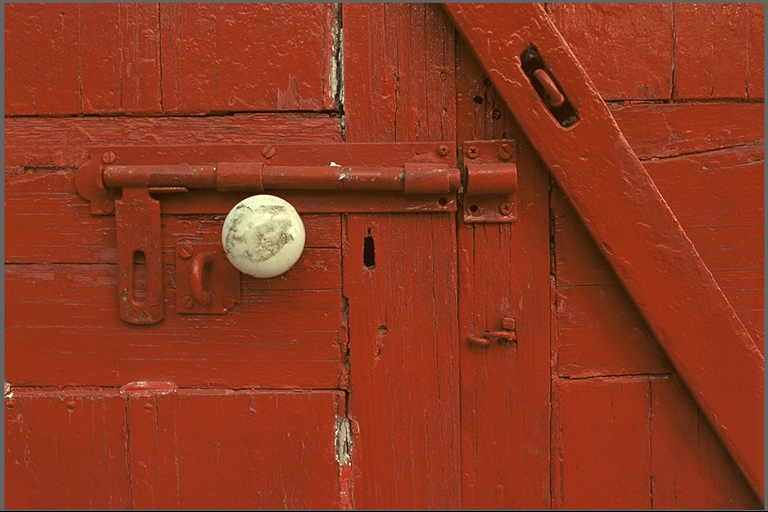
#> input picture HomeWork_05/kodim02.png, 768 x 512 px
$ jupyter execute hw_05.ipynb
#> lines starting #> are read from the running program, lines starting #| are printed output that depends on the picture; long printed decimals are rounded
[cell 1]
import cv2
import numpy as np
from matplotlib import pyplot as plt

plt.rcParams['figure.figsize'] = [15, 10]

[cell 2]
# Load image
img = cv2.imread('kodim02.png')
#> img is the input picture: shape (512, 768, 3); mean B, G, R 31.2, 56.4, 142.9
# Convert it to RGB
img = cv2.cvtColor(img, cv2.COLOR_BGR2RGB)
# Plot it
plt.imshow(img)
plt.title('Original Image')
plt.show()

[cell 3]
# Black, dark gray, light gray, white
colors = np.array([[0, 0, 0],
                   [64, 64, 64],
                   [192, 192, 192],
                   [255, 255, 255]])

[cell 4]
# Cast the image to float
img = img.astype(float)

# Prepare for quantization
rows, cols, channels = img.shape
#> rows = 512; cols = 768; channels = 3
quantized = np.zeros_like(img)

# Apply quantization
for r in range(rows):
    for c in range(cols):
        # Extract the original pixel value
        pixel = img[r, c]

        # Find the closest colour from the palette (using Euclidean distance)
        distances = np.linalg.norm(colors - pixel, axis=1)
        new_pixel = colors[np.argmin(distances)]

        # Apply quantization
        quantized[r, c, :] = new_pixel
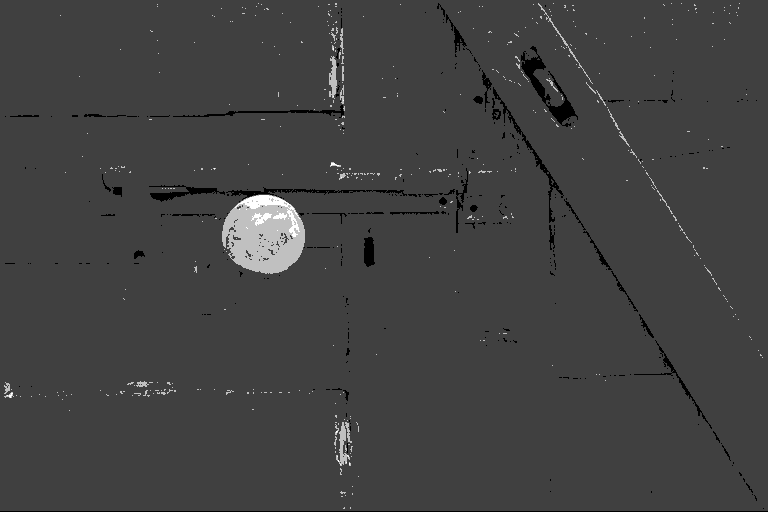
#> quantized: shape (512, 768, 3) float64; min 0, max 255, mean 65.3

[cell 5]
# Show quantized image (don't forget to cast back to uint8)
plt.imshow(quantized.astype(np.uint8))
plt.title('Quantized Image')
plt.show()

[cell 6]
# Compute average quantization error
quant_error = np.abs(img - quantized)
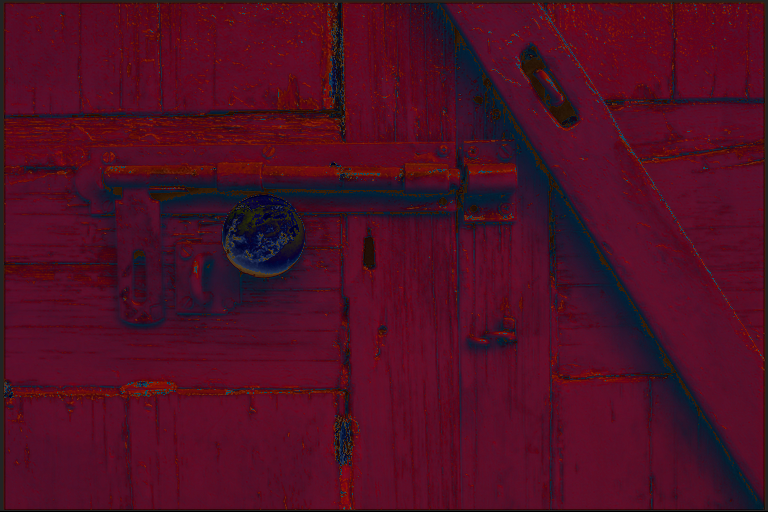
#> quant_error: shape (512, 768, 3) float64; mean R, G, B 77.9, 13.7, 35.6
avg_quant_error = np.mean(quant_error)
#> avg_quant_error = 42.39
print(f'Average Quantization Error: {avg_quant_error}')
#| Average Quantization Error: 42.388

[cell 7]
# Make a temporal copy of the original image, we will need it for error diffusion
img_tmp = np.copy(img)
dithering = np.zeros_like(img)

for r in range(rows-1):
    for c in range(1, cols-1):
        # Extract the original pixel value
        pixel = img_tmp[r, c]

        # Find the closest colour from the palette (using Euclidean distance)
        distances = np.linalg.norm(colors - pixel, axis=1)
        new_pixel = colors[np.argmin(distances)]

        # Compute quantization error
        quant_error = pixel - new_pixel

        # Apply dithering
        dithering[r, c, :] = new_pixel

        # Diffuse the quantization error according to the FS diffusion matrix
        img_tmp[r, c+1] += quant_error * 7/16
        img_tmp[r+1, c-1] += quant_error * 3/16
        img_tmp[r+1, c] += quant_error * 5/16
        img_tmp[r+1, c+1] += quant_error * 1/16
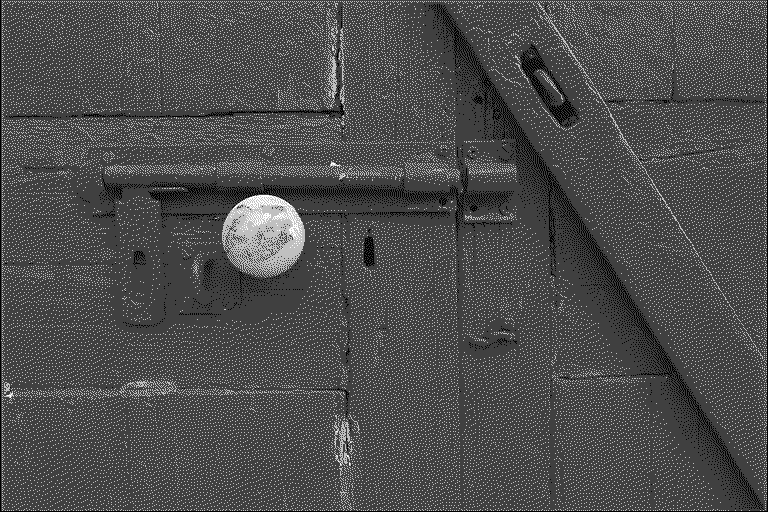
#> dithering: shape (512, 768, 3) float64; min 0, max 255, mean 76.5
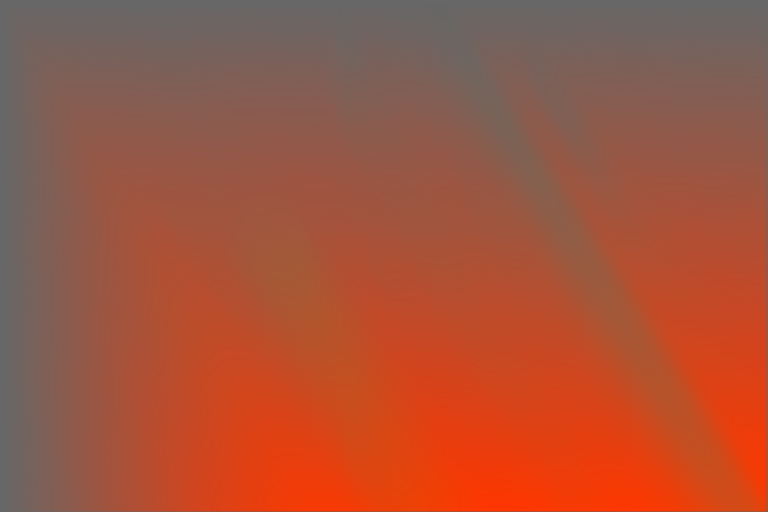
#> img_tmp: shape (512, 768, 3) float64; mean R, G, B 25607.5, -7665.5, -17648; drawn with min black and max white

[cell 8]
# Show quantized image (don't forget to cast back to uint8)
plt.subplot(121), plt.imshow(quantized.astype(np.uint8)), plt.title('Quantized Image')
plt.subplot(122), plt.imshow(dithering.astype(np.uint8)), plt.title('Dithered Image')
plt.show()
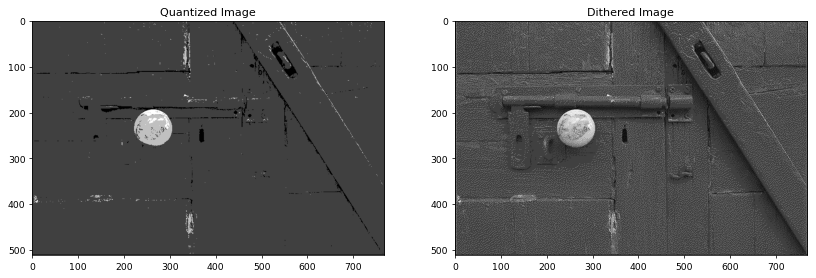
#> figure drawn by matplotlib, 2 panels

[cell 9]
# Compute average quantization error for dithered image
dith_error = np.abs(img - dithering)
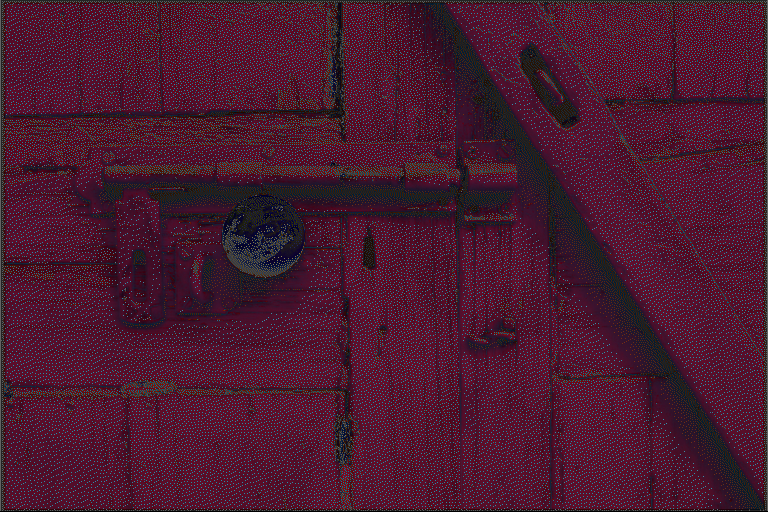
#> dith_error: shape (512, 768, 3) float64; mean R, G, B 73.7, 25.6, 47.5
avg_dith_error = np.mean(dith_error)
#> avg_dith_error = 48.96
print(f'Average Dithering Error: {avg_dith_error}')
#| Average Dithering Error: 48.961

$ run again, with HomeWork_05/kodim05.png copied over HomeWork_05/kodim02.png
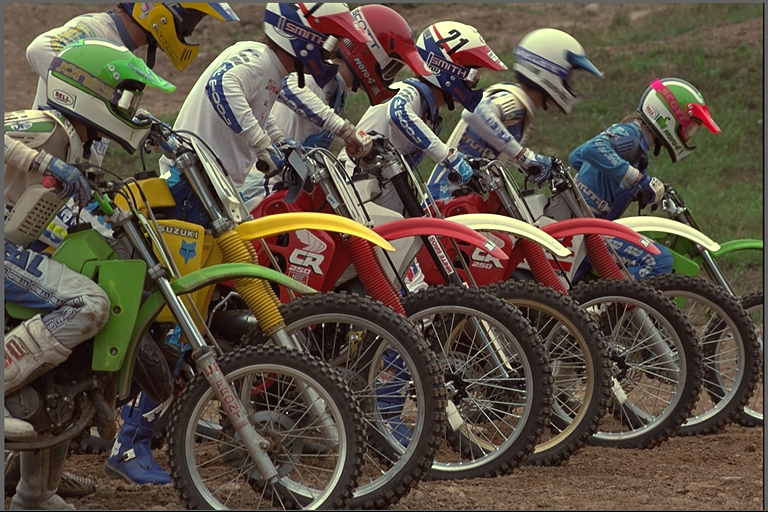
#> input picture HomeWork_05/kodim05.png, 768 x 512 px
#> img is the input picture: shape (512, 768, 3); mean B, G, R 67.5, 81, 91.5
#> avg_quant_error = 26.56
#| Average Quantization Error: 26.561
#> after the loop `for r in range(rows-1):`:
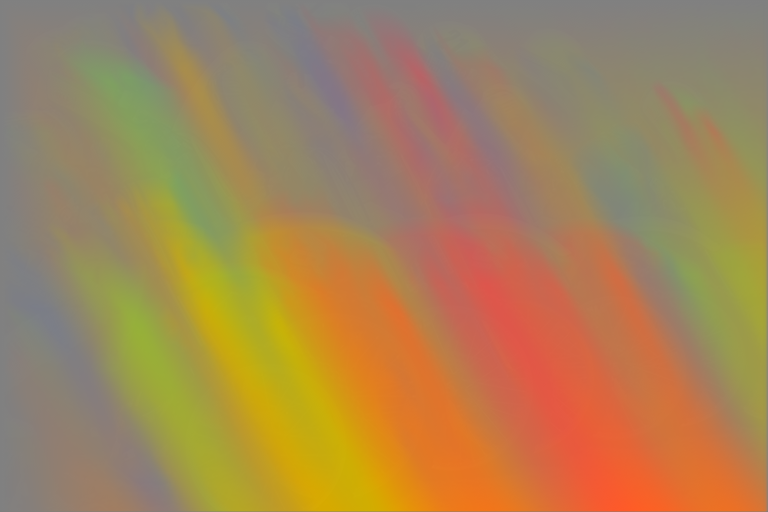
#> img_tmp: shape (512, 768, 3) float64; mean R, G, B 4783.8, 558.2, -5078.9; drawn with min black and max white
#> `dith_error = np.abs(img - dithering)`:
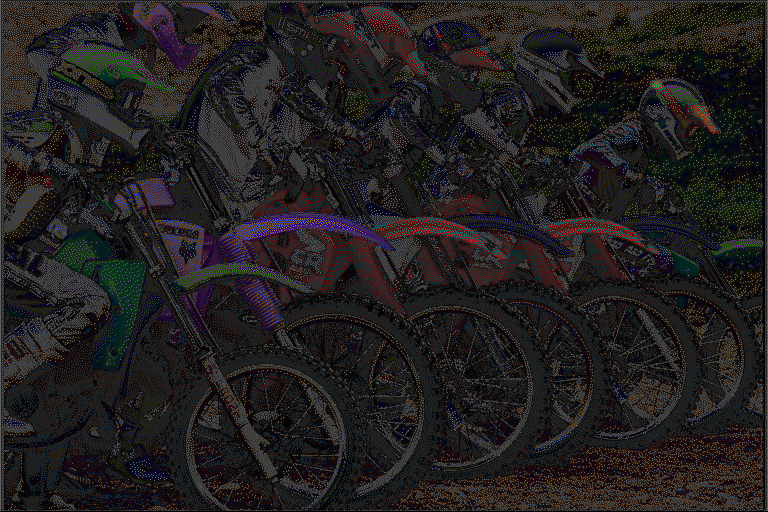
#> dith_error: shape (512, 768, 3) float64; mean R, G, B 34.5, 31.3, 32
#> avg_dith_error = 32.62
#| Average Dithering Error: 32.622
